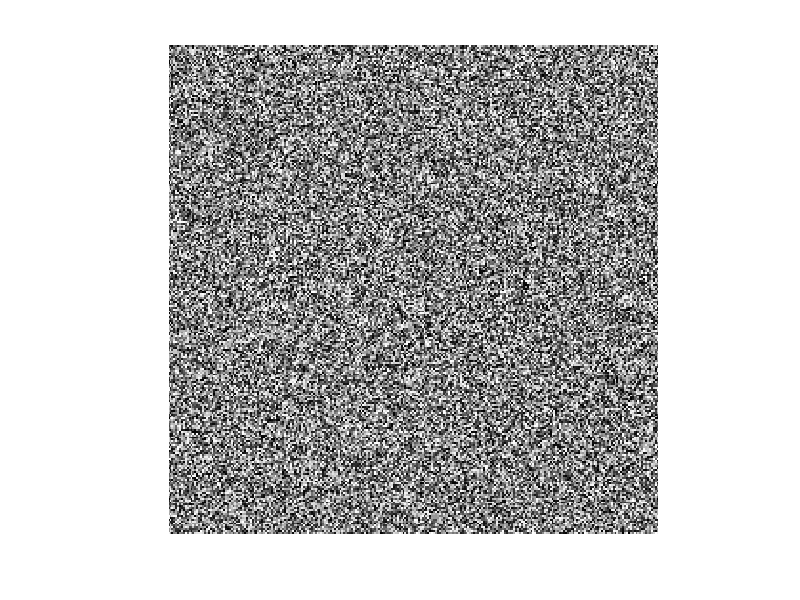

This figure's MATLAB source: (Note: this script raises an error after producing the figure.)
 B=rand(256).*1000;
imshow(B);
imagesc(B);
axis image; axis off;
colormap(gray); colorbar;
imshow(B,[0 1000]);
colormap(pink);
 colormap(gray);
B=imread('cell.tif');
C=imread('spine.tif');
D=imread('onion.tif');
 D=imread('onion.png');
subplot(3,1,1); imagesc(B); axis image
imshow(A)

imshow(B)
imshow(C)
imshow(D)
subplot(3,1,1); imagesc(B); axis image
axis off; colormap(gray);
subplot(3,1,2); imagesc(C); axis image;
axis off; colormap(jet);
subplot(3,1,3); imshow(D);
axis off; colormap(gray);

imview(B); 
B(25,50) 
 B(25,50)=255; %Set pixel value at (25,50) to white
imshow(B); %View resulting changes in image
D(25,50,:) %Print RGB pixel value at location (25,50)
D(25,50,1) %Print only the red value at (25,50)

%RGB TO GRAYSCALE IMAGE CONVERSION
D=imread('onion.png');
Dgray=rgb2gray(D);
subplot(2,1,1); imshow(D); axis image; %Display both side by side
subplot(2,1,2); imshow(Dgray);

%DIVIDING AN IMAGE INTO CHANNELS
subplot(2,1,1); imshow(D); axis image; %Display both side by side
subplot(2,1,2); imshow(Dgray);
D=imread('onion.png');
Dred=D(:,:,1);
Dgreen=D(:,:,2);
Dblue=D(:,:,3);
subplot(2,2,1); imshow(D); axis image;
subplot(2,2,2); imshow(Dred); title('red'); %Display and label
subplot(2,2,3); imshow(Dgreen); title('green');
subplot(2,2,4); imshow(Dblue); title('blue');


% ABSOLUTE DIFFERENCE BETWEEN NORMAL A GAUSSIAN FILTERED IMAGE
 I = imread('cameraman.tif');
J = uint8(filter2(fspecial('gaussian'), I));
K = imabsdiff(I,J);
figure
imshow(K,[])
imshow(J)
%END HERE

